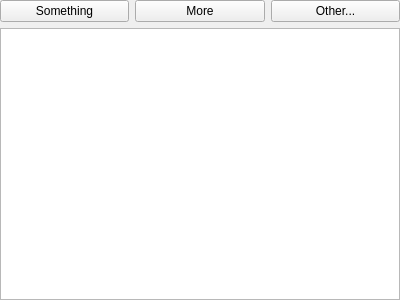
<?xml version="1.0" encoding="UTF-8"?>
<ui version="4.0">
 <class>Form</class>
 <widget class="QWidget" name="Form">
  <property name="geometry">
   <rect>
    <x>0</x>
    <y>0</y>
    <width>400</width>
    <height>300</height>
   </rect>
  </property>
  <property name="windowTitle">
   <string>Form</string>
  </property>
  <layout class="QGridLayout" name="gridLayout_2">
   <property name="leftMargin">
    <number>0</number>
   </property>
   <property name="topMargin">
    <number>0</number>
   </property>
   <property name="rightMargin">
    <number>0</number>
   </property>
   <property name="bottomMargin">
    <number>0</number>
   </property>
   <item row="0" column="0">
    <layout class="QGridLayout" name="gridLayout">
     <item row="1" column="0">
      <widget class="QListView" name="listView"/>
     </item>
     <item row="0" column="0">
      <layout class="QHBoxLayout" name="horizontalLayout">
       <item>
        <widget class="QPushButton" name="something">
         <property name="text">
          <string>Something</string>
         </property>
        </widget>
       </item>
       <item>
        <widget class="QPushButton" name="more">
         <property name="text">
          <string>More</string>
         </property>
        </widget>
       </item>
       <item>
        <widget class="QPushButton" name="other">
         <property name="text">
          <string>Other...</string>
         </property>
        </widget>
       </item>
      </layout>
     </item>
    </layout>
   </item>
  </layout>
 </widget>
 <customwidgets/>
 <resources/>
 <connections/>
</ui>
